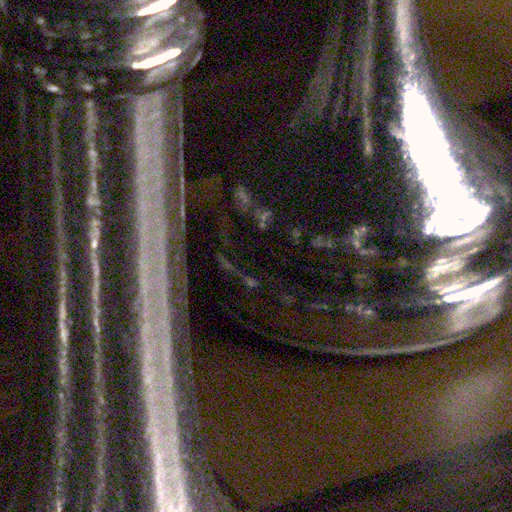
#> input picture data/NOISY_SRGB_081_patch.PNG, 512 x 512 px, given in place of img_big.png, which was not available
$ python multi_guided_est.py
#> lines starting #> are read from the running program, lines starting #| are printed output that depends on the picture; pictures that were not available may be replaced by others from this repository, and a replacement may not be noted
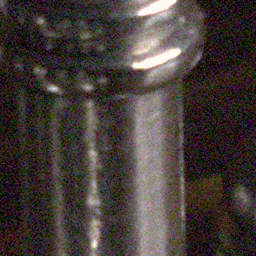
#> input picture data/img.png, 256 x 256 px, given in place of img_big_gt.png, which was not available
### models/single_res_filters.py
# this is bilateral

"""
Created on Tue Nov 19 18:38:04 2019

OpenCV single resolution filters

@author: Yiqian
"""
import cv2
import numpy as np
from cv2.ximgproc import guidedFilter
from models.estimate_noise import estimate_noise_fast

# [47 lines left out: functions bilateral, median, not called in this run]


def guided(img, guide, d=11, sigmaColor=500, color_space = 'RGB'):
    '''
    img - (H,W,3) or (H,W,1) intensity float in [0,1]
    d: Diameter of each pixel neighborhood
    sigmaColor: Filter sigma in the color space
    sigmaSpace: Filter sigma in the coordinate space
    color_space: Color space to perform filtering
    '''

    if color_space == 'YUV':
        img = cv2.cvtColor(np.uint8(img*255), cv2.COLOR_BGR2YUV)
        img_out = guidedFilter(guide, img, radius=d,eps=sigmaColor,dDepth=-1)
        img_out = np.float32(cv2.cvtColor(img_out, cv2.COLOR_YUV2BGR))/255.
        return img_out
    elif color_space == 'LAB':
        img = cv2.cvtColor(np.uint8(img*255), cv2.COLOR_BGR2LAB)
        img_out = guidedFilter(guide, img, radius=d,eps=sigmaColor,dDepth=-1)
        img_out = np.float32(cv2.cvtColor(img_out, cv2.COLOR_LAB2BGR))/255.
        return img_out
    else:
        img_out = np.float32(guidedFilter(np.uint8(guide*255),
                                          np.uint8(img*255),
                                          radius=d,
                                          eps=sigmaColor,
                                          dDepth=-1))/255
        return img_out

#%%
# [46 lines left out: functions bilateral_LAB, bilateral_YUV, not called in this run]

#%%
# [11 lines that do not run on import are left out]


### models/multi_guided_est.py
# -*- coding: utf-8 -*-
"""
Created on Sun Dec  8 13:39:22 2019

@author: No Name
"""

# -*- coding: utf-8 -*-
"""
Created on Mon Nov 18 15:01:59 2019

multiresolution bilateral filtering

@author: Yiqian
"""

import cv2
import numpy as np
import pywt
import scipy

from models.single_res_filters import guided
from models.guided import GuidedFilter, GrayGuidedFilter, MultiDimGuidedFilter

from skimage.restoration import (denoise_bilateral, estimate_sigma)
from scipy.signal import convolve2d

def estimate_noise_fast(img):
    '''
    Reference: J. Immerkær, “Fast Noise Variance Estimation”,
    Computer Vision and Image Understanding,
    Vol. 64, No. 2, pp. 300-302, Sep. 1996 [PDF]
    '''
    M = [[1, -2, 1],
         [-2, 4, -2],
         [1, -2, 1]]
    bgr2k = np.array([0.114, 0.587, 0.299])

    if len(img.shape)==3:
#        img = cv2.cvtColor(img, cv2.COLOR_BGR2GRAY)
        img = np.sum(img * bgr2k, axis=-1)

    H,W = img.shape
    sigma = np.absolute(convolve2d(img, M)).sum()
    sigma = sigma * np.sqrt(0.5 * np.pi) / (6 * (W-2) * (H-2))

    return sigma

def _bayes_thresh(details, var):
    """BayesShrink threshold for a zero-mean details coeff array."""
    # Equivalent to:  dvar = np.var(details) for 0-mean details array
    dvar = np.mean(details*details)
    eps = np.finfo(details.dtype).eps
    thresh = var / np.sqrt(max(dvar - var, eps))
    return thresh

def _sigma_est_dwt(detail_coeffs, distribution='Gaussian'):
    """Calculate the robust median estimator of the noise standard deviation.
    Parameters
    ----------
    detail_coeffs : ndarray
        The detail coefficients corresponding to the discrete wavelet
        transform of an image.
    distribution : str
        The underlying noise distribution.
    Returns
    -------
    sigma : float
        The estimated noise standard deviation (see section 4.2 of [1]_).
    References
    ----------
    .. [1] D. L. Donoho and I. M. Johnstone. "Ideal spatial adaptation
       by wavelet shrinkage." Biometrika 81.3 (1994): 425-455.
       :DOI:`10.1093/biomet/81.3.425`
    """
    # Consider regions with detail coefficients exactly zero to be masked out
    detail_coeffs = detail_coeffs[np.nonzero(detail_coeffs)]

    if distribution.lower() == 'gaussian':
        # 75th quantile of the underlying, symmetric noise distribution
        denom = scipy.stats.norm.ppf(0.75)
        sigma = np.median(np.abs(detail_coeffs)) / denom
    else:
        raise ValueError("Only Gaussian noise estimation is currently "
                         "supported")
    return sigma


#%%
def flt2norm(img_flt):
    imax = img_flt.max()
    imin = img_flt.min()
    img_norm = (img_flt-imin)/(imax-imin)
    return img_norm, imin, imax


def norm2flt(img_norm, imin, imax):
    return img_norm*(imax-imin) + imin

#%%
class MultiGuidedEst():
    """
    sigmaColor is estimated at each level
    Only need to specify window size (d) and sigmaSpace

    Returns
    -------
    out : ndarray
        Denoised image.
    """

    def __init__(self, wavelet_type = 'db8', wavelet_levels = 2,
                 threshold_type = 'BayesShrink', sigma=None, mode='soft'):

        self.wavelet_type = wavelet_type
        self.wavelet_levels = wavelet_levels
        self.threshold_type = threshold_type
        self.sigma = sigma
        self.mode = mode


    def denoise(self, img, d=3):
        # channel first
#> called with d = 3
        img = img.transpose(2,0,1)
        # --- wavelet transform
        coeffs = pywt.wavedec2(img, wavelet = self.wavelet_type,
                               level = self.wavelet_levels)
#> coeffs = 3 items
        LP = coeffs[0]
        dcoeffs = coeffs[1:]
#> dcoeffs = 2 items

        if self.sigma is None:
            # Estimate the noise via the method in [2]_
            detail_coeffs = dcoeffs[-1][-1]
            self.sigma = _sigma_est_dwt(detail_coeffs, distribution='Gaussian')
#> in _sigma_est_dwt, `sigma = np.median(np.abs(detail_coeffs)) / denom`: sigma = 0.028
#> self.sigma = 0.028
        var = self.sigma**2
#> var = 0.000785

        for l in range(self.wavelet_levels):
            # --- denoise LP with bilateral
            LP_filter = np.zeros_like(LP)
            for i in range(LP.shape[0]):
                s = 2*estimate_noise_fast(LP[i])
#                GF = GrayGuidedFilter(LP[i], radius=d, eps=1e-6)
#                GF = GrayGuidedFilter(LP[i], radius=d, eps=1e-4)
#                LP_filter[i] = GF.filter(LP[i])
                im, imin, imax = flt2norm(LP[i])
                im_out = guided(im, im, d=d, sigmaColor=(s**2)*255*255, color_space = 'RGB')
#                im_out = guided(im, im, d=d, sigmaColor=1e-6*255*255, color_space = 'RGB')
                LP_filter[i] = norm2flt(im_out, imin, imax)

#            # --- denoise HP with thresholding
            level = dcoeffs[l]
            if self.threshold_type == "BayesShrink":
                threshold = [ _bayes_thresh(channel, var) for channel in level]
                denoised_detail = [pywt.threshold(channel, value=thres, mode=self.mode) \
                                   for thres, channel in zip(threshold,level)]
            # TODO: add VisuShrink
            #elif self.threshold_type == "VisuShrink":
            else:
                denoised_detail = level
            coeffs_rec = [LP_filter] + [denoised_detail]
            LP = pywt.waverec2(coeffs_rec, self.wavelet_type)
#> this loop made 2 passes
#> threshold on passes 1 to 2: [0.00872, 0.00878, 0.0122], [0.0218, 0.0218, 0.06]
#> pass 1, in flt2norm, `img_norm = (img_flt-imin)/(imax-imin)`:
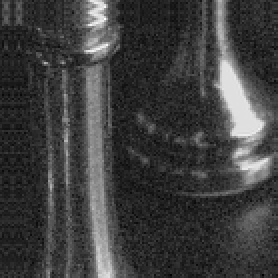
#> img_norm: shape (139, 139) float64 (shown 2 times larger); min 0, max 1, mean 0.249
#> pass 1, in guided, `img_out = np.float32(guidedFilter(np.uint8(guide*255), np.uint8(img*25..`:
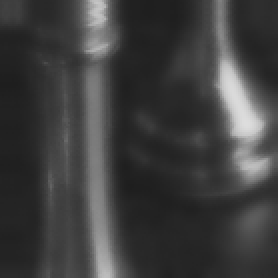
#> img_out: shape (139, 139) float32 (shown 2 times larger); min 0.118, max 0.867, mean 0.247
#> pass 1, in flt2norm (call 2), `img_norm = (img_flt-imin)/(imax-imin)`:
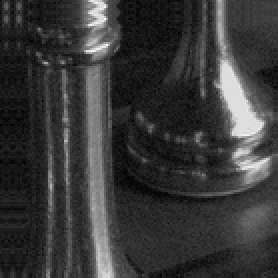
#> img_norm: shape (139, 139) float64 (shown 2 times larger); min 0, max 1, mean 0.224
#> after the loop:
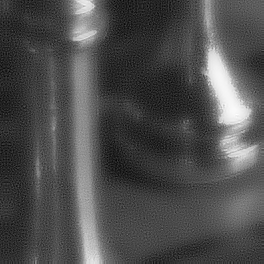
#> im: shape (264, 264) float64; min 0, max 1, mean 0.305

        # channel last
        img_out = LP.transpose(1,2,0)
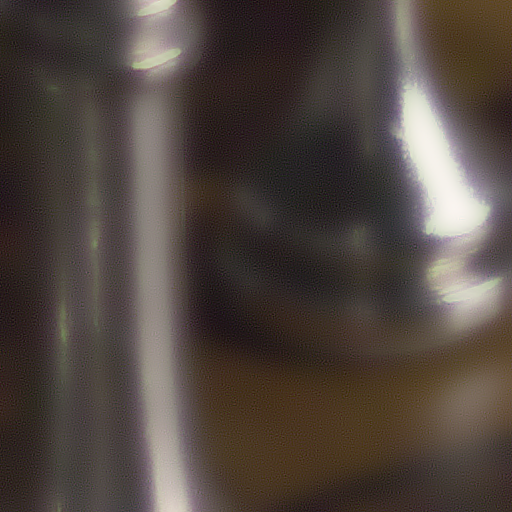
#> img_out: shape (512, 512, 3) float64; mean of channels 0, 1, 2 0.233, 0.256, 0.297; drawn with min black and max white
#        sigmaColor = estimate_noise_fast(img_out)
        im, imin, imax = flt2norm(img_out)
#> imin = -0.0223; imax = 0.991
        im_out = guided(im, im, d=d, sigmaColor=2500, color_space = 'RGB')
#        im_out = guided(im, im, d=d, sigmaColor=1e-5*255*255, color_space = 'RGB')
        img_out = norm2flt(im_out, imin, imax)

#        GF = MultiDimGuidedFilter(img_out, radius=d, eps=1e-5)
#        GF = MultiDimGuidedFilter(img_out, radius=d, eps=2500/255/255)
#        img_out = GF.filter(img_out)

        return img_out


#%%
if __name__ == '__main__':
#    d = [50,50,50]
#    sigmaColor = [25,50,50]
#    sigmaSpace = [25,50,50]

    d = 50
    sigmaSpace = 75

# [5 lines of commented-out code are left out]

    img = np.float64(cv2.imread('../img_big.png'))/255.
    img_gt = np.float64(cv2.imread('../img_big_gt.png'))/255.
#    img = np.float64(cv2.imread('../data/NOISY_SRGB_010_patch.png'))/255.
#    img_gt = np.float64(cv2.imread('../data/GT_SRGB_010_patch.png'))/255.
#    img_dn = bilateral_lab(img, d, sigmaColor, sigmaSpace)

    multi_guided = MultiGuidedEst()
    img_dn = multi_guided.denoise(img)
    cv2.imshow('img',img)
    cv2.imshow('img_dn',img_dn)
    cv2.imshow('img_gt',img_gt)

    cv2.imwrite('img_gd.png',img_dn)
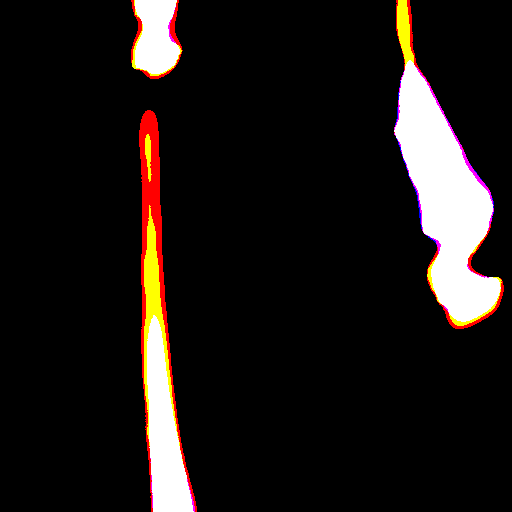
#> saved as img_gd.png: shape (512, 512, 3); mean B, G, R 0.0811, 0.0906, 0.112; drawn with 1 as white
    # B
    #cv2.imshow('img',img[:,:,0])
